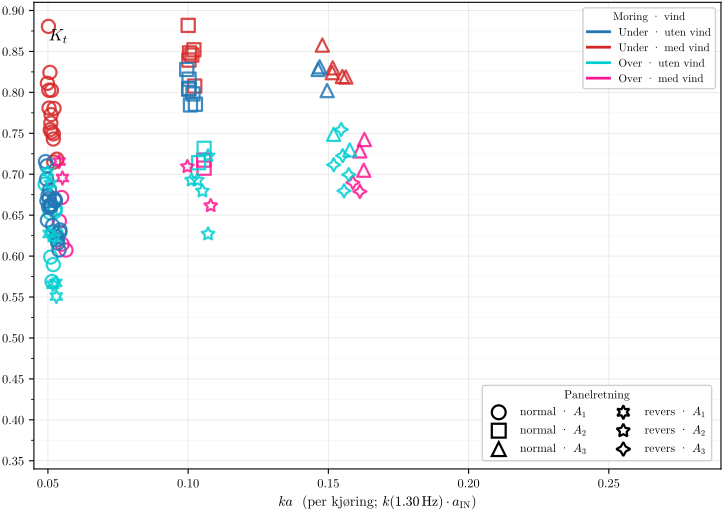

The script that saved this image:
"""
Mooring og panelretning ved 1.30 Hz — K_t vs ka
=================================================

Originally framed as "full vs reverse panel" (script and filename still
carry that name for traceability). After running it the dominant visual
story turned out to be the **mooring effect** (canon = below_90 vs
above_50): the canon/above_50 K_t gap is +0.043 nowind / +0.121 fullwind,
while the panel-direction gap on above_50 is < 0.01 either wind. Panel
direction is a *secondary* observation visible only on above_50 — canon
mooring was never run with revers panelretning.

Read this plot as: mooring is primary, panelretning is the within-mooring
sub-comparison.

Same data as `full_vs_reverse_at_1_3hz.py`, restyled with ka on x. ka
clusters the points into 3 amp groups along x; a connecting line through
per-amp means added more clutter than it resolved (4 whole + 2 dashed
lines, all clamped to the same 3 ka values). Removed.

Panel orientation moves into a parallel marker family. The thesis-wide
"normal" panel keeps the standard ○ □ △ amp shapes; "revers panelretning"
gets a distinct star / X family that doesn't echo the standard set.

Naming note: the dataset's `PanelCondition` is `full` / `reverse`; the
reader-facing labels are "normal" (since the panel sits in its physically
designed orientation) and "revers panelretning" (panel rotated). Internal
filter keeps the data-column names.

Encoding:
  x      : ka (per-run, k(1.30 Hz) × IN Amplitude (FFT) [mm] / 1000)
  y      : K_t
  marker : amp tier × panel
             normal panel  → ○ A1, □ A2, △ A3
             revers panel  → ✡ A1, ★ A2, ✕ A3
  hue    : wind (red med, blue uten)
  hue    : mooring × wind (below_90 → blue/red; above_50 → cyan/bright pink)
           — palette synced with `mooring_focus_at_1_3hz_ka.py` so the
           reader can compare the combined and per-amp variants directly
  fill   : hardware (filled = canon cond4_h100_low, hollow = earlier)

Outputs:
    analysis_scratch/full_vs_reverse_at_1_3hz_ka.pdf
    output/FIGURES/ch05_full_vs_reverse_at_1_3hz_ka.pdf
    analysis_scratch/full_vs_reverse_at_1_3hz_ka_summary.csv
"""

import sys
import warnings
from pathlib import Path
import glob

warnings.filterwarnings("ignore")

import numpy as np
import pandas as pd
import matplotlib

matplotlib.use("Agg")
import matplotlib.pyplot as plt
import matplotlib.lines as mlines
from matplotlib.ticker import MultipleLocator

BASE = Path(__file__).resolve().parent.parent
sys.path.insert(0, str(BASE))

import os
os.chdir(BASE)

from wavescripts.improved_data_loader import load_analysis_data
from wavescripts.constants import PROBE_HEIGHT_DEFAULT_MM
from wavescripts.plot_utils import (
    WIND_COLOR_MAP, amp_to_label, apply_thesis_style, freq_to_k,
    apply_horizontal_ylabel,
)

# Per-(panel, amp) markers. Reader sees panel via shape family
# (round/square/triangle vs 6/5/4-point star), not via linestyle.
# Synced with `mooring_focus_at_1_3hz_ka.py` per-amp variant so the reader
# can compare the combined and per-amp figures directly.
PANEL_AMP_MARKER = {
    ("full",    0.10): "o",
    ("full",    0.20): "s",
    ("full",    0.30): "^",
    ("reverse", 0.10): (6, 1, 0),   # 6-point star
    ("reverse", 0.20): (5, 1, 0),   # 5-point star
    ("reverse", 0.30): (4, 1, 0),   # 4-point star
}
PANEL_LABEL = {"full": "normal", "reverse": "revers"}

apply_thesis_style()

SCRATCH_PDF = Path(__file__).parent / "full_vs_reverse_at_1_3hz_ka.pdf"
SCRATCH_CSV = Path(__file__).parent / "full_vs_reverse_at_1_3hz_ka_summary.csv"
OUT_PDF     = BASE / "output" / "FIGURES" / "ch05_full_vs_reverse_at_1_3hz_ka.pdf"
OUT_PDF.parent.mkdir(parents=True, exist_ok=True)

TARGET_FREQ = 1.30

# ── 1. Load & filter ───────────────────────────────────────────────────────────
print("1. Loading processed folders …")
all_dirs = sorted(glob.glob(str(BASE / "waveprocessed" / "PROCESSED-*")))
meta, _, _, _ = load_analysis_data(*all_dirs, load_processed=False)

def mooring_group(m):
    if m in ("below_90_loose230", "below_90_loose300"):
        return "below_90"
    if m == "above_50":
        return "above_50"
    return "other"
meta["moor_grp"] = meta["Mooring"].apply(mooring_group)

sel = meta[
    (meta["WaveFrequencyInput [Hz]"] == TARGET_FREQ)
    & meta["PanelCondition"].isin(["full", "reverse"])
    & (meta["quality_flag"] == "ok")
    & meta["OUT/IN (FFT)"].notna()
    & meta["IN Amplitude (FFT)"].notna()
    & meta["WindCondition"].isin(["no", "full"])
    & (meta["OUT/IN (FFT)"].between(0.1, 2.0))
    & meta["moor_grp"].isin(["below_90", "above_50"])
].copy()

# Per-run ka.
k_const = float(freq_to_k(np.array([TARGET_FREQ]))[0])
sel["a_m"] = sel["IN Amplitude (FFT)"].astype(float) / 1000.0   # mm → m
sel["ka"]  = k_const * sel["a_m"]
sel["amp_v"] = sel["WaveAmplitudeInput [Volt]"].apply(lambda v: round(float(v), 2))
print(f"   {len(sel)} rows; k({TARGET_FREQ} Hz) = {k_const:.3f} rad/m")
print(f"   ka range: [{sel['ka'].min():.3f}, {sel['ka'].max():.3f}]")

# ── 2. Visual constants ────────────────────────────────────────────────────────
WIND_LABEL  = {"no": "uten vind", "full": "med vind"}
MARKER_SIZE = 90        # match per-amp `mooring_focus_at_1_3hz_ka.py`
EDGE_LW     = 1.6
ALPHA       = 0.85

COLOR = {
    ("below_90", "no"):   WIND_COLOR_MAP["no"],     # #1F77B4 — blue
    ("below_90", "full"): WIND_COLOR_MAP["full"],   # #D62728 — red
    ("above_50", "no"):   "#00CED1",                # cyan (DarkTurquoise)
    ("above_50", "full"): "#FF1493",                # bright pink (DeepPink)
}
MOORING_LABEL = {"below_90": "Under", "above_50": "Over"}

# ── 3. Plot ────────────────────────────────────────────────────────────────────
fig, ax = plt.subplots(figsize=(7.5, 5.4))

# Scatter all individual runs. Marker = (panel, amp); colour = (mooring, wind).
# All hollow — matches per-amp `mooring_focus_at_1_3hz_ka.py`. Hardware (canon
# vs earlier) lumped under below_90; the probe-config diagnostics already
# established that the canon vs earlier hardware split inside below_90_loose230
# doesn't carry a statistically defensible bias.
mean_rows = []
for (panel, moor, wind, amp_v), grp in sel.groupby(
    ["PanelCondition", "moor_grp", "WindCondition", "amp_v"]
):
    if grp.empty:
        continue
    color = COLOR[(moor, wind)]
    marker = PANEL_AMP_MARKER.get((panel, amp_v), "X")
    ax.scatter(
        grp["ka"], grp["OUT/IN (FFT)"],
        facecolors="none", edgecolors=color, marker=marker,
        s=MARKER_SIZE, linewidths=EDGE_LW, alpha=ALPHA,
        zorder=3,
    )
    # Bookkeeping (mean stats kept for the CSV, not plotted).
    mean_rows.append(dict(
        panel=panel, moor_grp=moor, wind=wind, amp_v=amp_v,
        n=int(len(grp)),
        ka_mean=float(grp["ka"].mean()),
        Kt_mean=float(grp["OUT/IN (FFT)"].mean()),
        Kt_std=float(grp["OUT/IN (FFT)"].std()) if len(grp) > 1 else None,
    ))

ax.axhline(1.0, color="black", lw=0.6, ls="--", alpha=0.5)
ax.set_xlabel(r"$ka$  (per kjøring; $k(1.30\,\mathrm{Hz})\cdot a_\mathrm{IN}$)",
               fontsize=10)
ax.grid(which="major", alpha=0.30, lw=0.6)
ax.grid(which="minor", alpha=0.15, lw=0.4)
ax.yaxis.set_major_locator(MultipleLocator(0.05))
ax.yaxis.set_minor_locator(MultipleLocator(0.025))
# Horizontal $K_t$ above leftmost tick — matches per-amp variant.
apply_horizontal_ylabel(ax, r"$K_t$", fontsize=12)

# X- and Y-range matched to ch05_damping_ka so the reader can compare scales.
ax.set_xlim(0.045, 0.29)
ax.set_ylim(0.34, 0.91)

# Two-block legend — same structure as per-amp variant. Panel block expanded
# to 6 entries (2 panels × 3 amps) since the combined figure pools all amps.
moor_wind_handles = [
    mlines.Line2D(
        [], [],
        color=COLOR[(m, w)],
        linestyle="-",
        linewidth=2.0,
        marker=None,
        label=f"{MOORING_LABEL[m]} · {WIND_LABEL[w]}",
    )
    for m in ["below_90", "above_50"]
    for w in ["no", "full"]
]

panel_handles = [
    mlines.Line2D([], [], color="black",
                  marker=PANEL_AMP_MARKER[(p, v)],
                  ms=10, lw=0, mfc="none", mec="black",
                  mew=EDGE_LW,
                  label=f"{PANEL_LABEL[p]} · {amp_to_label(v)}")
    for p in ["full", "reverse"]
    for v in [0.10, 0.20, 0.30]
]

leg1 = ax.legend(handles=moor_wind_handles, loc="upper right",
                  fontsize=8, framealpha=0.92,
                  title="Moring · vind", title_fontsize=8)
ax.add_artist(leg1)
ax.legend(handles=panel_handles, loc="lower right",
           fontsize=8.5, framealpha=0.92,
           title="Panelretning", title_fontsize=8.5,
           ncol=2, bbox_to_anchor=(0.995, 0.005))

fig.tight_layout()

SCRATCH_PDF.parent.mkdir(parents=True, exist_ok=True)
fig.savefig(SCRATCH_PDF, bbox_inches="tight", pad_inches=0.02)
print(f"\n   Saved → {SCRATCH_PDF.relative_to(BASE)}")
fig.savefig(OUT_PDF, bbox_inches="tight", pad_inches=0.02)
print(f"   Saved → {OUT_PDF.relative_to(BASE)}")
plt.close(fig)

mean_df = pd.DataFrame(mean_rows)
mean_df.to_csv(SCRATCH_CSV, index=False)
print(f"   Summary → {SCRATCH_CSV.relative_to(BASE)}\n")
print(mean_df.round(4).to_string(index=False))

print("\nDone.")
